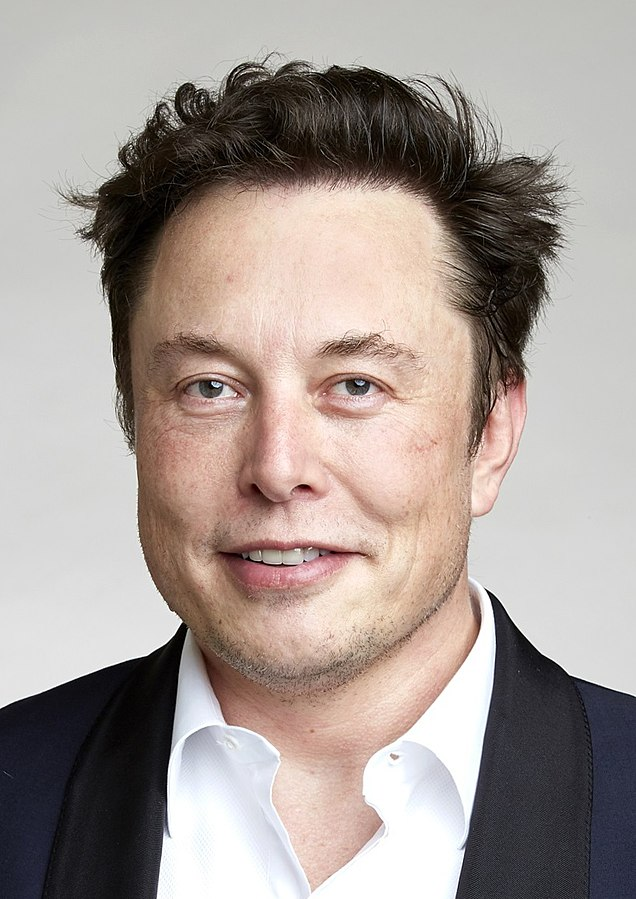
#> input picture images/Elon_Musk.jpg, 636 x 899 px, given in place of salaah_2.jpg, which was not available
$ jupyter execute --allow-errors recognation.ipynb
#> lines starting #> are read from the running program, lines starting #| are printed output that depends on the picture; after the words box and inside, x2 and y2 are one past the last pixel; in counts of white or black regions, pixels touching at a corner belong together; pictures that were not available may be replaced by others from this repository, and a replacement may not be noted
[cell 1]
# All the imports you will need in the whole lab
from skimage.feature import graycomatrix, graycoprops
from skimage import io
from skimage.color import rgb2gray
import matplotlib.pyplot as plt
import os, sys
import numpy as np

import cv2

[cell 2]
def get_lbp_hist(grayscale_img):
    # initialize the 2D matrix by zeros
    hist = np.zeros(256)
    # begin from 1 and end at size - 1 to ignore the borders
    for i in range (1, grayscale_img.shape[0] - 1):
        for j in range (1, grayscale_img.shape[1] - 1):
            b = 0b00000000
            if(grayscale_img[i - 1][j- 1] > grayscale_img[i][j]):
                b = b | 0b10000000
            if(grayscale_img[i - 1][j] > grayscale_img[i][j]):
                b = b | 0b01000000
            if(grayscale_img[i - 1][j+ 1] > grayscale_img[i][j]):
                b = b | 0b00100000
            if(grayscale_img[i][j + 1] > grayscale_img[i][j]):
                b = b | 0b00010000
            if(grayscale_img[i + 1][j + 1] > grayscale_img[i][j]):
                b = b | 0b00001000
            if(grayscale_img[i + 1][j] > grayscale_img[i][j]):
                b = b | 0b00000100
            if(grayscale_img[i + 1][j- 1] > grayscale_img[i][j]):
                b = b | 0b00000010
            if(grayscale_img[i][j- 1] > grayscale_img[i][j]):
                b = b | 0b00000001
            hist[b] = hist[b] + 1
    return hist

[cell 3]
def train_lbph_input(images):
    #images_lbp=localBinaryPattern(images)
    print(images.shape)
    hist = []
    face_resize = cv2.resize(images, (256, 256))
    (s2,s3) = face_resize.shape
    img_lbp = np.zeros((s2,s3,1), np.uint8)
    io.imshow(face_resize)
    io.show()
    hist_lbp = get_lbp_hist(face_resize)
    hist.append(hist_lbp)
                #print(hist_lbp)
         # images_lbp=localBinaryPattern(images)
         #
    return hist


#LBPH.predict(Face)

[cell 4]
def train_lbph(images):
    #images_lbp=localBinaryPattern(images)
    #print(images.shape)
    s1 = images.shape[0]
    hist = []
    for k in range(s1):
        for face in images[k]:
            face_resize = cv2.resize(face, (256, 256))
            (s2,s3) = face_resize.shape
            img_lbp = np.zeros((s2,s3,1), np.uint8)
            hist_lbp = get_lbp_hist(face_resize)
            hist.append(hist_lbp)
                #print(hist_lbp)
         # images_lbp=localBinaryPattern(images)
         #
    return hist

[cell 5]
#compares from training and coming image
def predict_lbph(input_image,recognizer,labels):
    d1=recognizer.shape[0]
    input_hist = train_lbph_input(input_image)
    distance = 0
    thresh = 2000000
    index = 0
    eps = 1e-10
    for i in range(d1):
        distance = 0.005 * np.sum([((a - b) ** 2) / (a + b + eps)
        for (a, b) in zip(recognizer[i,:], input_hist)])
        if distance<thresh:
            index=i
            thresh=distance
    return (labels[index],thresh)

[cell 6]
#make preprocessing then uses this
def extract_faces_label(gray,save):
    faceCascade = cv2.CascadeClassifier(cv2.data.haarcascades +  "haarcascade_frontalface_default.xml")
    faces = faceCascade.detectMultiScale(
        gray,
        scaleFactor=1.3,
        minNeighbors=4,
        minSize=(60, 60)
    )
    face_images=[]
    for (x, y, w, h) in faces:
        cv2.rectangle(gray, (x, y-15), (x+w, y+h), (0, 255, 0), 2)
        #cv2.putText(gray, 'mhmd' , (x - 10, y - 10), cv2.FONT_HERSHEY_PLAIN,1,(0, 255, 0))
        roi_color = gray[y-15:y + h, x:x + w]

        face_images.append(roi_color)
        if(save == 1):
            io.imsave('./training images/' + str(w) + str(h) + '_faces.jpg', roi_color)
    if(save == 1):
        io.imsave('faces_detected.jpg'+names.get_full_name(), image)

    return face_images

[cell 7]
def training_lbp_label(train):
#> called with train = 1
    (images, labels, names, id) = ([], [], {}, 0)
    for (subdirs, dirs, files) in os.walk('gray images'):
        for subdir in dirs:
            names[id] = subdir
            subjectpath = os.path.join('gray images', subdir)
            num=0
            for filename in os.listdir(subjectpath):
                path = subjectpath + '/' + filename
                lable = subdir
                images.append(cv2.imread(path, 0))
                labels.append(lable)
                num+=1

            id += 1
    (im_width, im_height) = (68, 68)

    # Create a np array from the two lists above
    (images_arr, labels_arr) = [np.array(lis) for lis in [images, labels]]
    if(train == 1):
        s1 = images_arr.shape[0]
        total_faces=[]
        for i in range(s1):
            faces = extract_faces_label(images_arr[i],0)
            total_faces.append(faces)

        (faces_arr, labels_arr) = [np.array(lis) for lis in [total_faces, labels]]
        trained_face_recognizer=train_lbph(faces_arr)
        print('done')
        np.save('trained.npy',trained_face_recognizer)

    return labels

[cell 8]
labels=training_lbp_label(1)

[cell 9]
def test(imgfile):

    # save np.load
#> called with imgfile = 'salaah_2.jpg'
    np_load_old = np.load
    # modify the default parameters of np.load
    np.load = lambda *a,**k: np_load_old(*a, allow_pickle=True, **k)
    trained_face_recognizer=np.load('trained.npy')
    # restore np.load for future normal usage
    np.load = np_load_old
    myimage=io.imread('images/'+imgfile)
#> myimage is the input picture: shape (899, 636, 3); mean R, G, B 166.4, 155.5, 150.2
    gray = cv2.cvtColor(myimage, cv2.COLOR_BGR2GRAY)
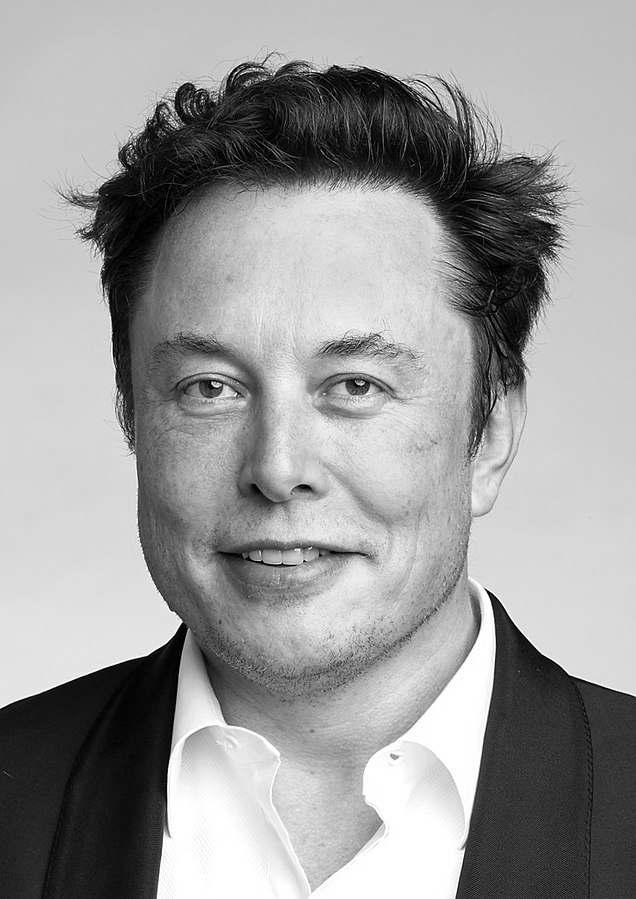
#> gray: shape (899, 636); min 0, max 255, mean 155.1
    faces=extract_faces_label(gray,0)
#> in extract_faces_label, `faces = faceCascade.detectMultiScale( gray, scaleFactor=1.3, minNeighb..`: faces = [[80, 216, 418, 418]]
#> the loop in extract_faces_label, `for (x, y, w, h) in faces:` made 1 pass
#> pass 1, in extract_faces_label, `roi_color = gray[y-15:y + h, x:x + w]`:
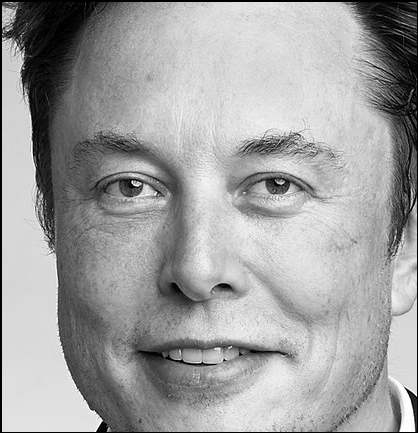
#> roi_color: shape (433, 418); min 0, max 255, mean 160.3
#> after the loop in extract_faces_label, `for (x, y, w, h) in faces:`:
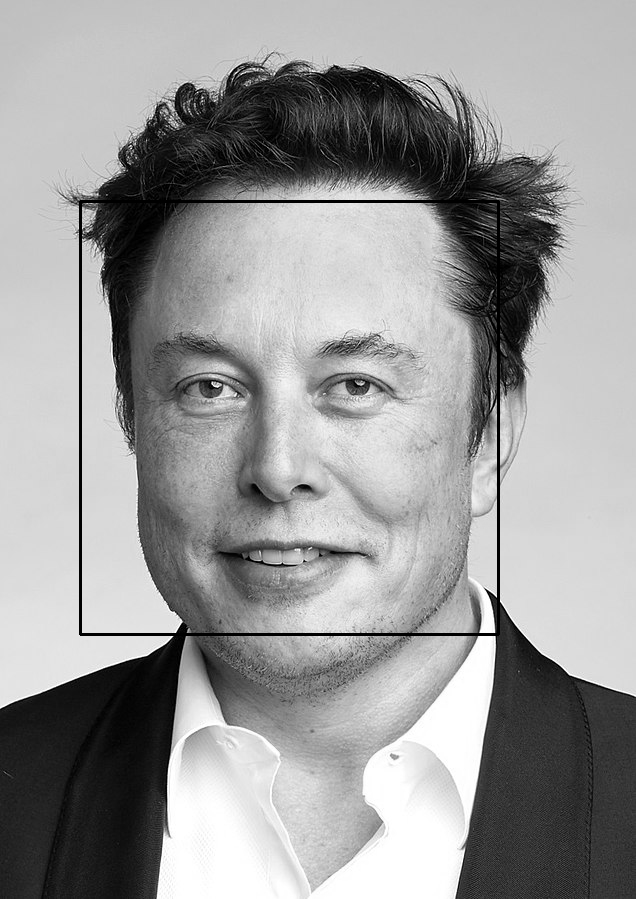
#> gray: shape (899, 636); 0.89% of pixels changed, all inside (x1, y1, x2, y2) = (79, 200, 500, 636)
#> after the loop in extract_faces_label, `for (x, y, w, h) in faces:`: face_images = 1 item
#> faces = 1 item

    for face in faces:
        prediction=predict_lbph(face,trained_face_recognizer,labels)
        if (prediction[1])<3000:
            print(prediction[0])
            cv2.putText(myimage,'recognized - %.0f' % (prediction[1]),(10, 10), cv2.FONT_HERSHEY_PLAIN,1,(0, 255, 0))
            print('recognized, horaaaaaay!')
        else:
            cv2.putText(myimage,'not recognized',(10, 10), cv2.FONT_HERSHEY_PLAIN,1,(0, 255, 0))
            print('Ooops!not recognized :(')
#> this loop made 1 pass
#> (d1 in predict_lbph, eps in predict_lbph) on pass 1: (0, 1e-10)
#| (433, 418)
#> pass 1, in train_lbph_input, `face_resize = cv2.resize(images, (256, 256))`:
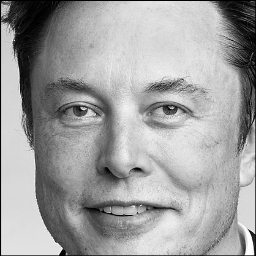
#> face_resize: shape (256, 256); min 0, max 255, mean 160.3
